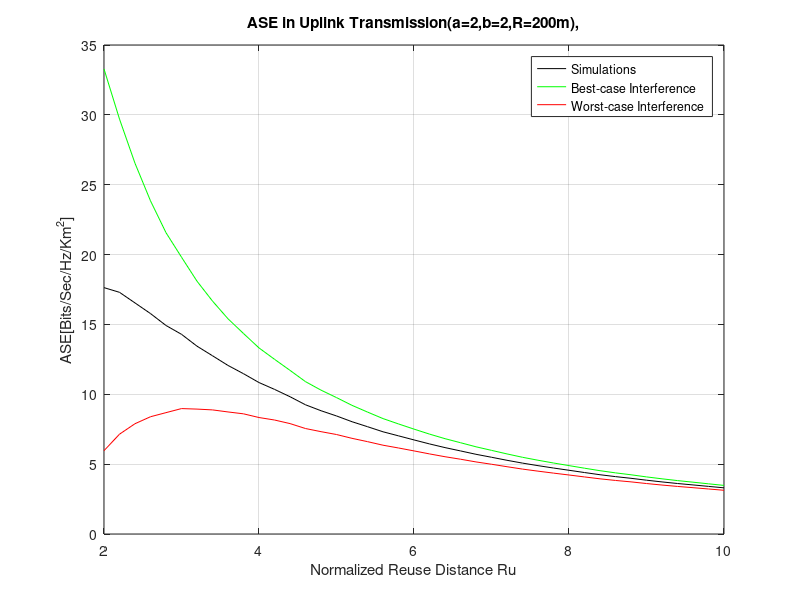

MATLAB code to generate this figure:
%function Path_loss(bb)
R=0.2; %the cell radius(KM)
R0=0.02; %the closest distance the mobile can be from the the BS antenna
hB=0.01; % BS antenna height
hm=0.002; % mobile antenna height

fc=9*10^8; %carrier frequence
Ru_iteration=0; 
a=2;
b=2;
K=1;
St=1;
NI=6;
lamdac=(3*10^5)/fc; %calculate lamdac
g=(4*hB*hm)/lamdac; %calculate the break point of the pass-loss curve

for Ru=2:0.2:10;  % this is the normalized Ru
    D=Ru.*R; %reuse distance
    Ru_iteration=Ru_iteration+1;
    
    for i=1:1:10000; % repeat the process for 10,000 times
        %%%%%%%%%% STEP 1%%%%%
        u=rand(1,1);
        r= R0+(R - R0)*sqrt(u); % Step 1, the Random Distance of the user
        %%%%%%%%%%STEP 2%%%%%%%%%%%
        ui = rand(6,1);  %Step 2, ,6 means NI = 6
        vi = rand(6,1);  % Step 2,
        xi = R0+(R - R0)*sqrt(ui);  %the distance of the of the interferer UI
        thetai=2*pi*vi; %%the distance of the of the interferer UI
        
        %%%%%%%%%%STEP 3%%%%%%%%%%%
        
        %the actual distance of the interferer

        ri=(D*D+(xi).^2+(2*D*xi).*sin(thetai)).^(1/2); 

        
        %%%%%%%%%%STEP 4 & Step 5%%%%%%%%%%%
        Sd=(K/((r^a)*(1+r/g)^b))*St;
        %S_R_interfered  = K*S_transmitted./((ri.^a).*(1+ri/g).^b);
        S_R_interfered =(K./((ri.^a).*(1+ri./g).^b))*St; 
        SI=sum(S_R_interfered);
        gammad  = Sd/(sum(S_R_interfered));
        
        gammab=((((R*(Ru+1))/r)^a)*((g+(Ru+1)*R)/(g+r))^b)/NI;%the best case of gammad
        gammaw=((((R*(Ru-1))/r)^a)*((g+(Ru-1)*R)/(g+r))^b)/NI;%the worst case of gammad
        %%%%%%%%%% STETP 6 %%%%%%%%%%%
        Ae(Ru_iteration,i)=(4/(pi*(Ru.^2)*(R*R)))*(log2(1+gammad)); %the ASE of genera simulations
        Aeb(Ru_iteration,i)=(4/(pi*(Ru.^2)*(R*R)))*(log2(1+gammab)); % ASE of the best cas interference
        Aew(Ru_iteration,i)=(4/(pi*(Ru.^2)*(R*R)))*(log2(1+gammaw)); % ASE ofthe worst cas interference
        
        fun = @(r) exp(-x.^2).*log(x).^2;


    end
end
%%%%%%%% PLOT 
% 2 means we take the average value for the colums
aAe=mean(Ae,2); %the average of Ae after running 10000 times
aAeb=mean(Aeb,2); %the average of the best case after running 10000 times
aAew=mean(Aew,2); %the average of the worst case after running 10000 times
Ru=2:0.2:10;
figure()
plot(Ru,aAe,'k',Ru,aAeb,'g',Ru,aAew,'r');%set the best case is green,the worst line is red
legend('Simulations ','Best-case Interference','Worst-case Interference')
xlabel('Normalized Reuse Distance Ru');grid;
ylabel('ASE[Bits/Sec/Hz/Km^2]');
title('ASE in Uplink Transmission(a=2,b=2,R=200m),');
%end